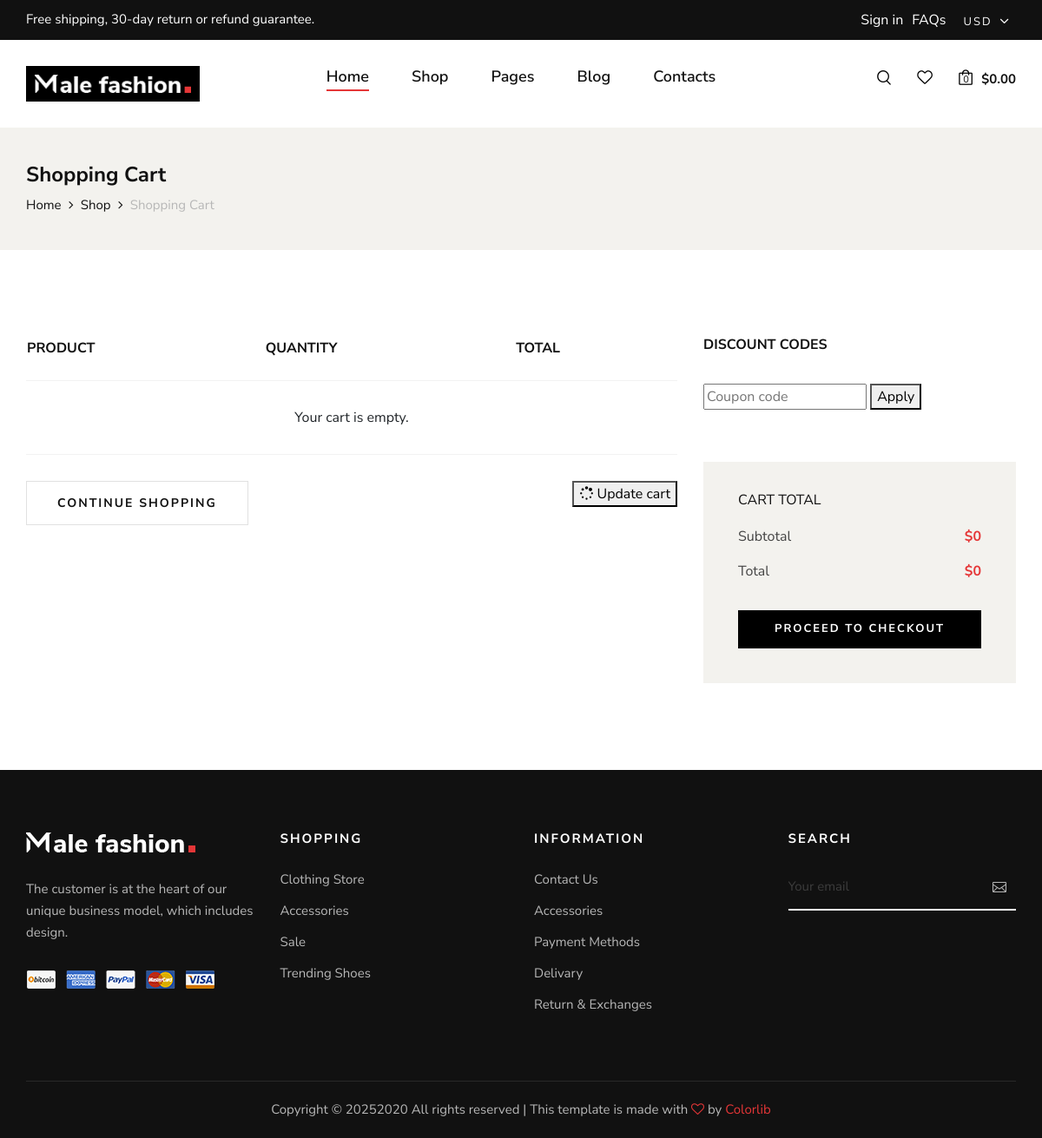
Page /shopping-cart/ on the committed database.
### accounts/models.py (models this page shows, shortened)
class Logo(models.Model):
    logo = models.ImageField(upload_to='logos/', default='logos/default_logo.png')

class FooterWidget(models.Model):
    title = models.CharField(max_length=100)  # ex: "Shopping", "Newsletter"
    widget_type = models.CharField(
        max_length=50,
        choices=[('link_list', 'Link List'), ('newsletter', 'Newsletter')],
        default='link_list'
    )

class FooterLink(models.Model):
    widget = models.ForeignKey(FooterWidget, on_delete=models.CASCADE, related_name='links')
    label = models.CharField(max_length=100)  # ex: "Clothing Store"
    url = models.URLField(default="#")        # ex: "/clothing/"

### accounts/views.py (the view, shortened to what this page needs)
# urls.py: path('shopping-cart/', views.shopping_cart_view, name='shopping_cartpage'),
def shopping_cart_view(request):
    cart = request.session.get('cart', {})
    cart_items = []
    total = 0
    context = {
        'cart_items': cart_items,
        'total': total,
        'logos': Logo.objects.all(),
        'footer_widgets': FooterWidget.objects.all(),
    }
    return render(request, 'accounts/shoppingcart.html', context)

### accounts/templates/accounts/shoppingcart.html (shortened to what this page needs)
{% load static %}
<!DOCTYPE html>
<html lang="zxx">
<head>
    {% include 'accounts/Header.html' %}
</head>
<body>
    {% include 'accounts/HeaderSectionBegin.html' %}
    <section class="breadcrumb-option">
        <div class="container">
            <div class="row">
                <div class="col-lg-12">
                    <div class="breadcrumb__text">
                        <h4>Shopping Cart</h4>
                        <div class="breadcrumb__links">
                            <a href="{% url 'homepage' %}">Home</a>
                            <a href="{% url 'shoppage' %}">Shop</a>
                            <span>Shopping Cart</span>
                        </div>
                    </div>
                </div>
            </div>
        </div>
    </section>
    <section class="shopping-cart spad">
        <div class="container">
            <form method="post" action="{% url 'update_cart' %}">
                <div class="row">
                    <div class="col-lg-8">
                        <div class="shopping__cart__table">
                            <table>
                                <thead>
                                    <tr>
                                        <th>Product</th>
                                        <th>Quantity</th>
                                        <th>Total</th>
                                        <th></th>
                                    </tr>
                                </thead>
                                <tbody>
                                    {% for item in cart_items %}
                                    <tr>
                                        <td class="product__cart__item">
                                            <div class="product__cart__item__pic">
                                                <img src="{{ item.product.image.url }}" alt="" style="width: 90px;">
                                            </div>
                                            <div class="product__cart__item__text">
                                                <h6>{{ item.product.name }}</h6>
                                                <h5>${{ item.product.price }}</h5>
                                            </div>
                                        </td>
                                        <td class="quantity__item">
                                            <div class="quantity">
                                                <div class="pro-qty-2">
                                                    <input type="number" name="qty_{{ item.product.id }}"
                                                        value="{{ item.quantity }}" min="1"
                                                        oninput="validity.valid||(value='1');">
                                                </div>
                                            </div>
                                        </td>
                                        <td class="cart__price">${{ item.subtotal }}</td>
                                        <td class="cart__close">
                                            <form method="post" action="{% url 'remove_from_cart' item.product.id %}"
                                                style="display:inline;">
                                                {% csrf_token %}
                                                <button type="submit" style="border:none; background:none;">
                                                    <i class="fa fa-close"></i>
                                                </button>
                                            </form>
                                        </td>
                                    </tr>
                                    {% empty %}
                                    <tr>
                                        <td colspan="4" class="text-center">Your cart is empty.</td>
                                    </tr>
                                    {% endfor %}
                                </tbody>
                            </table>
                        </div>
                        <div class="row mt-3">
                            <div class="col-lg-6 col-md-6 col-sm-6">
                                <div class="continue__btn">
                                    <a href="{% url 'shoppage' %}">Continue Shopping</a>
                                </div>
                            </div>
                            <div class="col-lg-6 col-md-6 col-sm-6 text-end">
                                <div class="continue__btn update__btn">
                                    <button type="submit"><i class="fa fa-spinner"></i> Update cart</button>
                                </div>
                            </div>
                        </div>
                    </div>
                    <div class="col-lg-4">
                        <div class="cart__discount">
                            <h6>Discount codes</h6>
                            <form action="#">
                                <input type="text" placeholder="Coupon code">
                                <button type="submit">Apply</button>
                            </form>
                        </div>
                        <div class="cart__total">
                            <h6>Cart total</h6>
                            <ul>
                                <li>Subtotal <span>${{ total }}</span></li>
                                <li>Total <span>${{ total }}</span></li>
                            </ul>
                            <a href="{% url 'checkoutpage' %}" class="primary-btn">Proceed to checkout</a>
                        </div>
                    </div>
                </div>
            </form>
        </div>
    </section>
    {% include 'accounts/FooterSectionBegin.html' %}
</body>
</html>

### accounts/templates/accounts/HeaderSectionBegin.html (shortened to what this page needs)
{% load static %}
<header class="header">
    <div class="header__top">
        <div class="container">
            <div class="row">
                <div class="col-lg-6 col-md-7">
                    <div class="header__top__left">
                        <p>Free shipping, 30-day return or refund guarantee.</p>
                    </div>
                </div>
                <div class="col-lg-6 col-md-5 d-flex justify-content-end">
                    <div class="header__top__right d-flex align-items-center gap-4">
                        <div class="offcanvas__links d-flex gap-3" id="userLinks" style="display: none; gap: 10px; margin-right: 20px; color: white;">
                             <a style="color: white;" href="/register/">Sign in</a>
                            <a style="color: white;" href="#">FAQs</a>
                        </div>
                        <div class="header__top__hover">
                            <span>USD <i class="arrow_carrot-down"></i></span>
                        </div>
                    </div>
                </div>
            </div>
        </div>
    </div>
    <div class="container">
        <div class="row">
            <div class="col-lg-3 col-md-3">
                <div class="header__logo">
                    {% for logo in logos %}
                    <a href="/">
                        <img src="{{ logo.logo.url }}" alt="Logo"
                            style="width: 200px; height: auto; background-color: black; padding:10px;">
                    </a>
                    {% endfor %}
                </div>
            </div>
            <div class="col-lg-6 col-md-6">
                <nav class="header__menu mobile-menu">
                    <ul>
                        <li class="active" style="font-style: bold;"><a href="/">Home</a></li>
                        <li><a href="{% url 'shoppage' %}">Shop</a></li>
                        <li><a href="#">Pages</a>
                        </li>
                        <li><a href="{% url 'blogpage' %}">Blog</a></li>
                        <li><a href="{% url 'contactpage' %}">Contacts</a></li>
                    </ul>
                </nav>
            </div>
            <div class="col-lg-3 col-md-3">
                <div class="header__nav__option">
                    <a href="#" class="search-switch"><img src="{% static 'img/icon/search.png' %}" alt=""></a>
                    <a href="#"><img src="{% static 'img/icon/heart.png' %}" alt=""></a>
                    <a href="#"><img src="{% static 'img/icon/cart.png' %}" alt=""> <span>0</span></a>
                    <div class="price">$0.00</div>
                </div>
            </div>
        </div>
    </div>
</header>

### accounts/templates/accounts/FooterSectionBegin.html (shortened to what this page needs)
{% load static %}
<footer class="footer">
    <div class="container">
        <div class="row">
            <div class="col-lg-3 col-md-6 col-sm-6">
                <div class="footer__about">
                    <div class="footer__logo">
                        <a href="#"><img src="{% static 'img/footer-logo.png' %}" alt=""></a>
                    </div>
                    <p>The customer is at the heart of our unique business model, which includes design.</p>
                    <a href="#"><img src="{% static 'img/payment.png' %}" alt=""></a>
                </div>
            </div>
            {% for widget in footer_widgets %}
            <div class="col-lg-3 col-md-6">
                <div class="footer__widget">
                    <h6>{{ widget.title }}</h6>
                    {% if widget.widget_type == 'link_list' %}
                    <ul>
                        {% for link in widget.links.all %}
                        <li><a href="{{ link.url }}">{{ link.label }}</a></li>
                        {% endfor %}
                    </ul>
                    {% elif widget.widget_type == 'newsletter' %}
                    <div class="footer__newslatter">
                        <form action="#">
                            <input type="text" placeholder="Your email" style="color: white;">
                            <button type="submit"><span class="icon_mail_alt"></span></button>
                        </form>
                    </div>
                    {% endif %}
                </div>
            </div>
            {% endfor %}
        </div>
        <div class="row">
            <div class="col-lg-12 text-center">
                <div class="footer__copyright__text">
                    <p>Copyright ©
                        2020
                        All rights reserved | This template is made with <i class="fa fa-heart-o"
                            aria-hidden="true"></i> by <a href="https://colorlib.com" target="_blank">Colorlib</a>
                    </p>
                </div>
            </div>
        </div>
    </div>
</footer>

### rows in the picture
Logo: logo (picture)
FooterWidget: title "SHOPPING"
FooterLink: label "Clothing Store"
FooterLink: label "Accessories"
FooterLink: label "Sale"
FooterLink: label "Trending Shoes"
FooterWidget: title "INFORMATION"
FooterLink: label "Contact Us"
FooterLink: label "Accessories"
FooterLink: label "Payment Methods"
FooterLink: label "Delivary"
FooterLink: label "Return & Exchanges"
FooterWidget: title "SEARCH"

### other values in the picture
{{ total }} "0"
